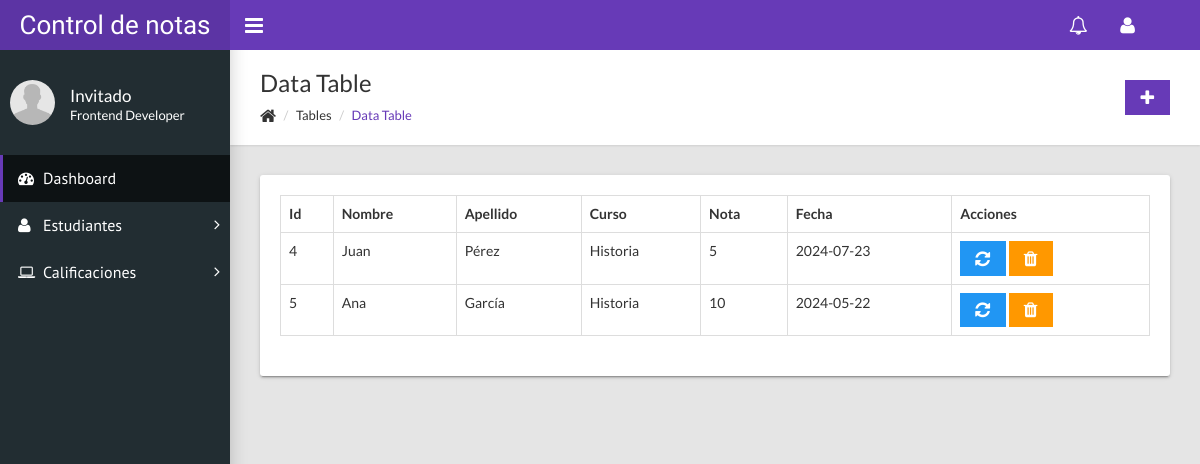
/?c=calificaciones, run on the app's committed database.
### tables this page shows
CREATE TABLE `calificaciones` (
  `CalificacionID` int(11) NOT NULL,
  `EstudianteID` int(11) DEFAULT NULL,
  `CursoID` int(11) DEFAULT NULL,
  `Nota` float(5,2) DEFAULT NULL CHECK (`Nota` >= 0.00 and `Nota` <= 10.00),
  `Fecha` date DEFAULT NULL
);

CREATE TABLE `estudiantes` (
  `EstudianteID` int(11) NOT NULL,
  `Nombre` varchar(100) NOT NULL,
  `Apellido` varchar(100) NOT NULL,
  `FechaNacimiento` date DEFAULT NULL,
  `Genero` enum('Masculino','Femenino') NOT NULL,
  `Email` varchar(100) DEFAULT NULL
);

CREATE TABLE `cursos` (
  `CursoID` int(11) NOT NULL,
  `NombreCurso` varchar(100) NOT NULL,
  `Descripcion` text DEFAULT NULL
);

### controladores/calificaciones.controlador.php (called while the page is built, shortened)
<?php
require_once "modelos/calificaciones.php";
class CalificacionesControlador{
    public function __construct(){
        $this->modelo = new Calificaciones();
    }
    public function Inicio(){
        require_once 'vistas/encabezado.php';
        require_once 'vistas/pie.php';
        require_once 'vistas/calificaciones/index.php';
    }
}

### modelos/basededatos.php (called while the page is built, shortened)
<?php
class BasedeDatos{
    public static function Conectar(){
        try{
            $conexion= new PDO("mysql:host=".self::servidor.";
            dbname=".self::nombrebd.";charset=utf8",self::usuariobd,self::clave);
            $conexion -> setAttribute(PDO::ATTR_ERRMODE,
            PDO::ERRMODE_EXCEPTION);
            return $conexion;
        }catch(PDOException $e){
            return "fallo".$e->getMessage();
        }
    }
}

### modelos/calificaciones.php (called while the page is built, shortened)
<?php
class Calificaciones{
    private $pdo;
    public function __construct(){
        $this->pdo = BasedeDatos::Conectar();
    }
    public function Listar() {
        try {
            $consulta = $this->pdo->prepare("
                SELECT
                    CalificacionID,
                    Estudiantes.Nombre AS NombreEstudiante,
                    Estudiantes.Apellido AS ApellidoEstudiante,
                    Cursos.NombreCurso AS NombreCurso,
                    Calificaciones.Nota,
                    Calificaciones.Fecha
                FROM
                    Calificaciones
                INNER JOIN
                    Estudiantes ON Calificaciones.EstudianteID = Estudiantes.EstudianteID
                INNER JOIN
                    Cursos ON Calificaciones.CursoID = Cursos.CursoID;
            ");
            $consulta->execute();
            return $consulta->fetchAll(PDO::FETCH_OBJ);
        } catch(Exception $e) {
            die($e->getMessage());
        }
    }
}

### vistas/calificaciones/index.php (the view)
<div class="content-wrapper">
  <div class="page-title">
    <div>
      <h1>Data Table</h1>
      <ul class="breadcrumb side">
        <li><i class="fa fa-home fa-lg"></i></li>
        <li>Tables</li>
        <li class="active"><a href="#">Data Table</a></li>
      </ul>
    </div>
    <div>
      <a class="btn btn-primary btn-flat" href="?c=calificaciones&a=FormCrear"><i class="fa fa-lg fa-plus"></i></a>
    </div>
  </div>
  <div class="row">
    <div class="col-md-12">
      <div class="card">
        <div class="card-body">
          <table class="table table-hover table-bordered" id="sampleTable">
            <thead>
              <tr>
                <th>Id</th>
                <th>Nombre</th>
                <th>Apellido</th>
                <th>Curso</th>
                <th>Nota</th>
                <th>Fecha</th>
                <th>Acciones</th>
              </tr>
            </thead>
            <tbody>
            <?php foreach ($this->modelo->Listar() as $r):?>
              <tr>
                <td><?=$r->CalificacionID?></td>
                <td><?=$r->NombreEstudiante?></td>
                <td><?=$r->ApellidoEstudiante?></td>
                <td><?=$r->NombreCurso?></td>
                <td><?=$r->Nota?></td>
                <td><?=$r->Fecha?></td>
                <td>
                <a class="btn btn-info btn-flat" href="?c=calificaciones&a=FormCrear&id=<?=$r->CalificacionID?>"><i class="fa fa-lg fa-refresh"></i></a>
                <a class="btn btn-warning btn-flat" href="?c=calificaciones&a=Borrar&id=<?=$r->CalificacionID?>"><i class="fa fa-lg fa-trash"></i></a>
              </td>
              </tr>
              <?php endforeach; ?>
            </tbody>
          </table>
        </div>
      </div>
    </div>
  </div>
</div>

### index.php (shortened to what this page needs)
<?php
require_once "modelos/basededatos.php";
if (!isset($_GET['c'])){
    require_once "controladores/inicio.controlador.php";
    $controlador = new InicioControlador();
    call_user_func(array($controlador, "Inicio"));
} else {
    $controlador = $_GET['c'];
    $archivoControlador = "controladores/$controlador.controlador.php";
    if (file_exists($archivoControlador)) {
        $controlador = new $controlador;
        $accion = isset($_GET['a']) ? $_GET['a'] : "Inicio";
        call_user_func(array($controlador, $accion));
    } else {
        echo "Error: No se pudo encontrar el archivo '$archivoControlador'.";
    }
}
?>

### vistas/encabezado.php (shortened to what this page needs)
<!DOCTYPE html>
<html>
  <head>
    <link rel="stylesheet" type="text/css" href="assets/css/main.css">
  </head>
  <body class="sidebar-mini fixed">
    <div class="wrapper">
      <header class="main-header hidden-print"><a class="logo" href="index.php">Control de notas</a>
        <nav class="navbar navbar-static-top">
          <a class="sidebar-toggle" href="#" data-toggle="offcanvas"></a>
          <div class="navbar-custom-menu">
            <ul class="top-nav">
              <li class="dropdown notification-menu"><a class="dropdown-toggle" href="#" data-toggle="dropdown" aria-expanded="false"><i class="fa fa-bell-o fa-lg"></i></a>
              </li>
              <li class="dropdown"><a class="dropdown-toggle" href="#" data-toggle="dropdown" role="button" aria-haspopup="true" aria-expanded="false"><i class="fa fa-user fa-lg"></i></a>
              </li>
            </ul>
          </div>
        </nav>
      </header>
      <aside class="main-sidebar hidden-print">
        <section class="sidebar">
          <div class="user-panel">
            <div class="pull-left image"><img class="img-circle" src="assets/images/user.png" alt="User Image"></div>
            <div class="pull-left info">
              <p>Invitado</p>
              <p class="designation">Frontend Developer</p>
            </div>
          </div>
          <ul class="sidebar-menu">
            <li class="active"><a href="index.php"><i class="fa fa-dashboard"></i><span>Dashboard</span></a></li>
            <li class="treeview"><a href="#"><i class="fa fa-user"></i><span>Estudiantes</span><i class="fa fa-angle-right"></i></a>
            </li>
            <li class="treeview"><a href="#"><i class="fa fa-laptop"></i><span>Calificaciones</span><i class="fa fa-angle-right"></i></a>
            </li>
          </ul>
        </section>
      </aside>

### vistas/pie.php (shortened to what this page needs)
  </body>
</html>

### data on the page
calificaciones: CalificacionID "4", EstudianteID.Nombre "Juan", EstudianteID.Apellido "Pérez", CursoID.NombreCurso "Historia", Nota "5", Fecha "2024-07-23"
calificaciones: CalificacionID "5", EstudianteID.Nombre "Ana", EstudianteID.Apellido "García", CursoID.NombreCurso "Historia", Nota "10", Fecha "2024-05-22"
